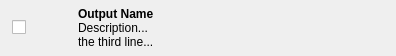
<?xml version="1.0" encoding="UTF-8"?>
<ui version="4.0">
 <class>OutputItem</class>
 <widget class="QWidget" name="OutputItem">
  <property name="geometry">
   <rect>
    <x>0</x>
    <y>0</y>
    <width>396</width>
    <height>56</height>
   </rect>
  </property>
  <property name="minimumSize">
   <size>
    <width>0</width>
    <height>56</height>
   </size>
  </property>
  <property name="maximumSize">
   <size>
    <width>16777215</width>
    <height>56</height>
   </size>
  </property>
  <property name="windowTitle">
   <string>Form</string>
  </property>
  <layout class="QHBoxLayout" name="horizontalLayout" stretch="0,0,1">
   <property name="spacing">
    <number>6</number>
   </property>
   <property name="leftMargin">
    <number>12</number>
   </property>
   <property name="topMargin">
    <number>2</number>
   </property>
   <property name="rightMargin">
    <number>2</number>
   </property>
   <property name="bottomMargin">
    <number>2</number>
   </property>
   <item>
    <layout class="QVBoxLayout" name="verticalLayout">
     <item>
      <widget class="QCheckBox" name="select_cb">
       <property name="minimumSize">
        <size>
         <width>0</width>
         <height>0</height>
        </size>
       </property>
       <property name="maximumSize">
        <size>
         <width>16777215</width>
         <height>16777215</height>
        </size>
       </property>
       <property name="text">
        <string/>
       </property>
      </widget>
     </item>
    </layout>
   </item>
   <item>
    <widget class="QLabel" name="icon_label">
     <property name="minimumSize">
      <size>
       <width>40</width>
       <height>40</height>
      </size>
     </property>
     <property name="maximumSize">
      <size>
       <width>40</width>
       <height>40</height>
      </size>
     </property>
     <property name="baseSize">
      <size>
       <width>32</width>
       <height>32</height>
      </size>
     </property>
     <property name="text">
      <string/>
     </property>
     <property name="pixmap">
      <pixmap resource="resources.qrc">:/res/default_output.png</pixmap>
     </property>
     <property name="scaledContents">
      <bool>false</bool>
     </property>
     <property name="alignment">
      <set>Qt::AlignCenter</set>
     </property>
     <property name="indent">
      <number>0</number>
     </property>
    </widget>
   </item>
   <item>
    <widget class="QLabel" name="details_label">
     <property name="text">
      <string>&lt;b&gt;Output Name&lt;/b&gt;&lt;br&gt;Description...&lt;br&gt;the third line...</string>
     </property>
     <property name="alignment">
      <set>Qt::AlignLeading|Qt::AlignLeft|Qt::AlignVCenter</set>
     </property>
     <property name="margin">
      <number>0</number>
     </property>
     <property name="indent">
      <number>0</number>
     </property>
    </widget>
   </item>
  </layout>
 </widget>
 <resources>
  <include location="resources.qrc"/>
 </resources>
 <connections/>
</ui>
